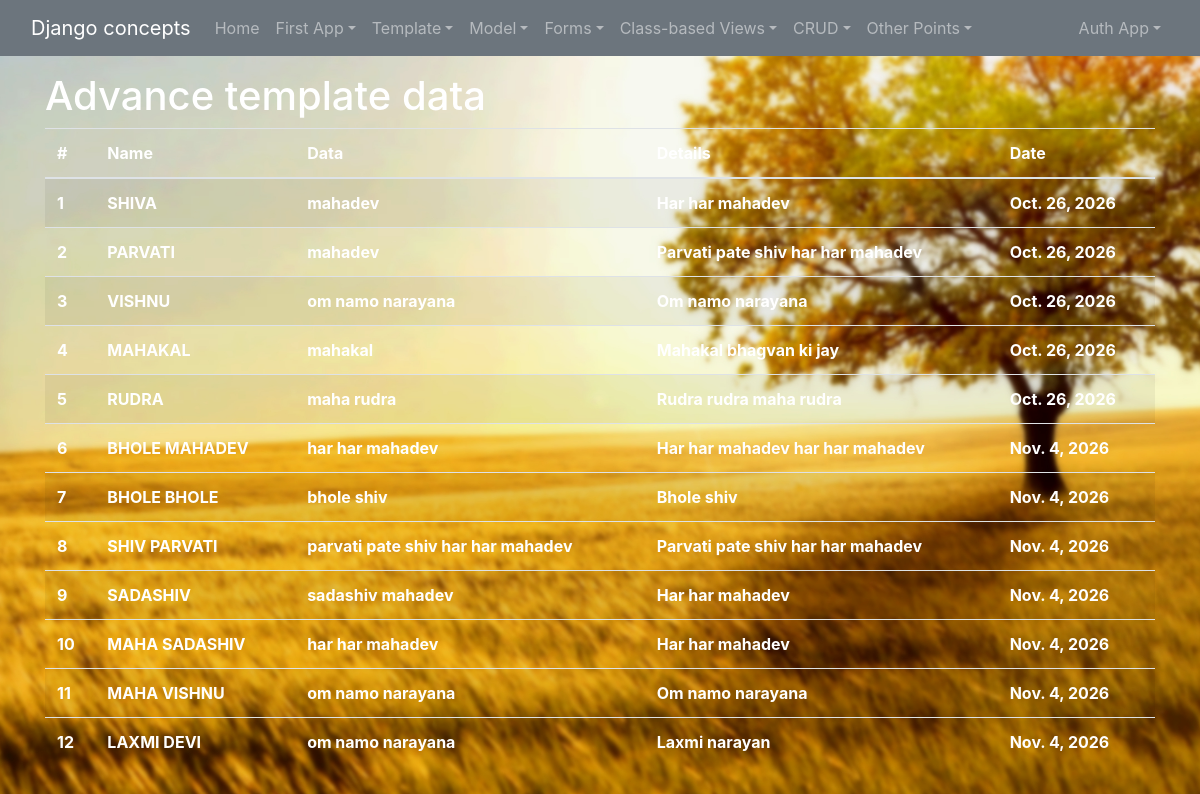
The page /advtemplateapp/showtemplate on the database its author committed.
### app_006_advance_template/models.py (models this page shows)
class userInfo(models.Model):
    name = models.CharField(max_length=100)
    data = models.CharField(max_length=200)
    details = models.TextField()
    date = models.DateField()

### app_006_advance_template/views.py (the view)
# urls.py: path('showtemplate', show_template, name="showtemplate"),
def show_template(request):
    data = userInfo.objects.all()
    return render(request, 'app_006_advance_template/adv_temp.html', {'data': data})

### templates/app_006_advance_template/adv_temp.html (shortened to what this page needs)
<!DOCTYPE html>
{% extends "base.html" %}
{%load static%}
        {% block body%}
            <div style="top:10px;">
                <h1 style="color:white;">Advance template data</h1>
                {%if data%}
                    <table class="table table-striped" style="color:white;">
                        <thead>
                            <tr>
                                <th scope="col">#</th>
                                <th scope="col">Name</th>
                                <th scope="col">Data</th>
                                <th scope="col">Details</th>
                                <th scope="col">Date</th>
                            </tr>
                        </thead>
                        <tbody>
                            {% for value in data %}
                            <tr>
                                <th scope="row">{{forloop.counter}}</th>
                                <th scope="row">{{value.name | upper}}</th>
                                <th scope="row">{{value.data}}</th>
                                <th scope="row">{{value.details | capfirst}}</th>
                                <th scope="row">{{value.date}}</th>
                            </tr>
                            {% endfor %}
                        </tbody>
                    </table>
                {%else%}
                <p>data is not available
                {%endif%}
            </div>
        {% endblock body%}

### static/css/base.css (style rules this page uses)
html, body { margin: 0; padding: 0; width: 100%; min-height: 100%; }
body { background-image: url(../images/ak2.jpg); background-size:cover; background-position: center; background-attachment: fixed; color: rgba(var(--bs-dark-rgb),var(--bs-text-opacity))!important }

### rows shown on the page
userInfo: name "SHIVA", data "mahadev", details "Har har mahadev", date "Oct. 26, 2026"
userInfo: name "PARVATI", data "mahadev", details "Parvati pate shiv har har mahadev", date "Oct. 26, 2026"
userInfo: name "VISHNU", data "om namo narayana", details "Om namo narayana", date "Oct. 26, 2026"
userInfo: name "MAHAKAL", data "mahakal", details "Mahakal bhagvan ki jay", date "Oct. 26, 2026"
userInfo: name "RUDRA", data "maha rudra", details "Rudra rudra maha rudra", date "Oct. 26, 2026"
userInfo: name "BHOLE MAHADEV", data "har har mahadev", details "Har har mahadev har har mahadev", date "Nov. 4, 2026"
userInfo: name "BHOLE BHOLE", data "bhole shiv", details "Bhole shiv", date "Nov. 4, 2026"
userInfo: name "SHIV PARVATI", data "parvati pate shiv har har mahadev", details "Parvati pate shiv har har mahadev", date "Nov. 4, 2026"
userInfo: name "SADASHIV", data "sadashiv mahadev", details "Har har mahadev", date "Nov. 4, 2026"
userInfo: name "MAHA SADASHIV", data "har har mahadev", details "Har har mahadev", date "Nov. 4, 2026"
userInfo: name "MAHA VISHNU", data "om namo narayana", details "Om namo narayana", date "Nov. 4, 2026"
userInfo: name "LAXMI DEVI", data "om namo narayana", details "Laxmi narayan", date "Nov. 4, 2026"
